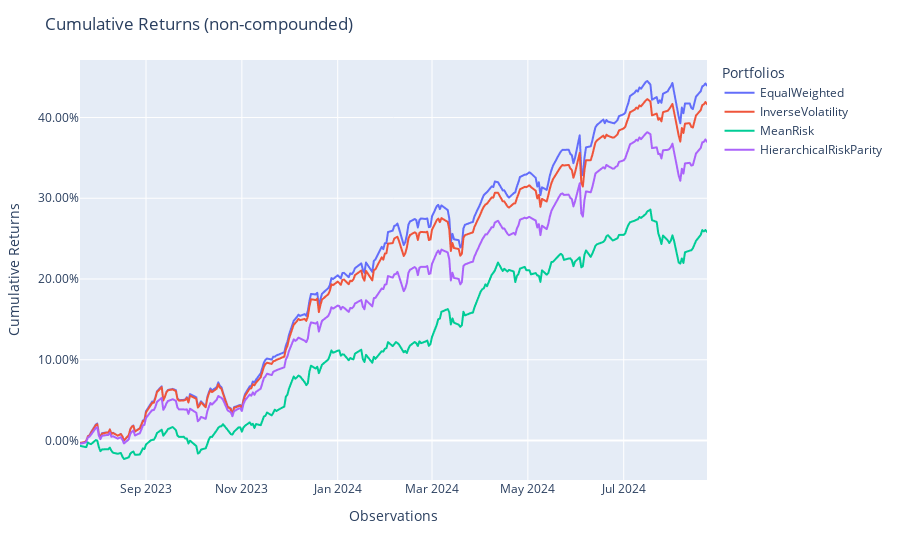

Notebook code for this chart:
### Code cell
pop.plot_cumulative_returns()

### Figure 1 — Plotly figure (JSON) as saved in the notebook; plotly's stock layout.template omitted (floating-point values rounded to 4 significant figures; data arrays with more than 128 entries replaced by an {"elided": "..."} marker saying what was removed)
{"data": [{"hovertemplate": "variable=EqualWeighted<br>index=%{x}<br>value=%{y}<extra></extra>", "legendgroup": "EqualWeighted", "line": {"color": "#636efa", "dash": "solid"}, "marker": {"symbol": "circle"}, "mode": "lines", "name": "EqualWeighted", "showlegend": true, "type": "scattergl", "x": {"elided": "266 str values"}, "xaxis": "x", "y": {"elided": "266 float values"}, "yaxis": "y"}, {"hovertemplate": "variable=InverseVolatility<br>index=%{x}<br>value=%{y}<extra></extra>", "legendgroup": "InverseVolatility", "line": {"color": "#EF553B", "dash": "solid"}, "marker": {"symbol": "circle"}, "mode": "lines", "name": "InverseVolatility", "showlegend": true, "type": "scattergl", "x": {"elided": "266 str values"}, "xaxis": "x", "y": {"elided": "266 float values"}, "yaxis": "y"}, {"hovertemplate": "variable=MeanRisk<br>index=%{x}<br>value=%{y}<extra></extra>", "legendgroup": "MeanRisk", "line": {"color": "#00cc96", "dash": "solid"}, "marker": {"symbol": "circle"}, "mode": "lines", "name": "MeanRisk", "showlegend": true, "type": "scattergl", "x": {"elided": "266 str values"}, "xaxis": "x", "y": {"elided": "266 float values"}, "yaxis": "y"}, {"hovertemplate": "variable=HierarchicalRiskParity<br>index=%{x}<br>value=%{y}<extra></extra>", "legendgroup": "HierarchicalRiskParity", "line": {"color": "#ab63fa", "dash": "solid"}, "marker": {"symbol": "circle"}, "mode": "lines", "name": "HierarchicalRiskParity", "showlegend": true, "type": "scattergl", "x": {"elided": "266 str values"}, "xaxis": "x", "y": {"elided": "266 float values"}, "yaxis": "y"}], "layout": {"legend": {"title": {"text": "Portfolios"}, "tracegroupgap": 0}, "margin": {"t": 60}, "title": {"text": "Cumulative Returns (non-compounded)"}, "xaxis": {"anchor": "y", "domain": [0, 1], "title": {"text": "Observations"}}, "yaxis": {"anchor": "x", "domain": [0, 1], "tickformat": ".2%", "title": {"text": "Cumulative Returns"}}}}
